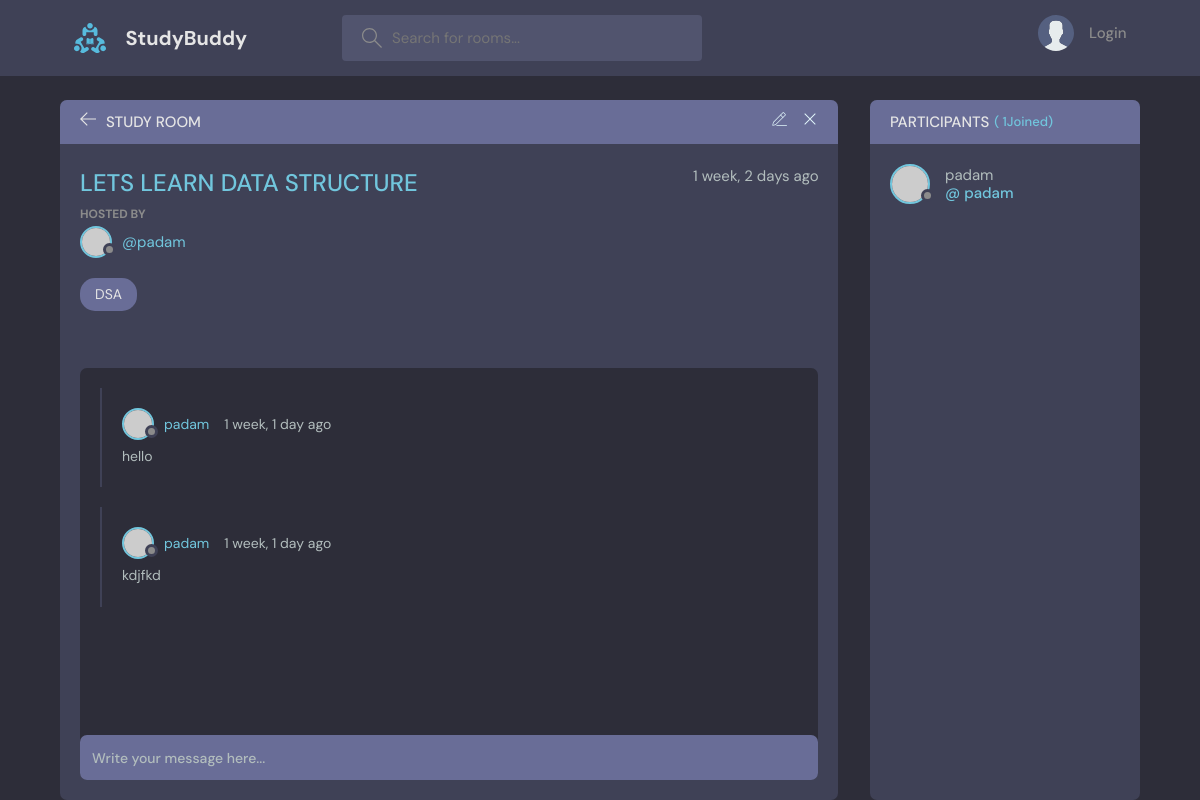
/room/15/, run on an earlier commit of the app's database.
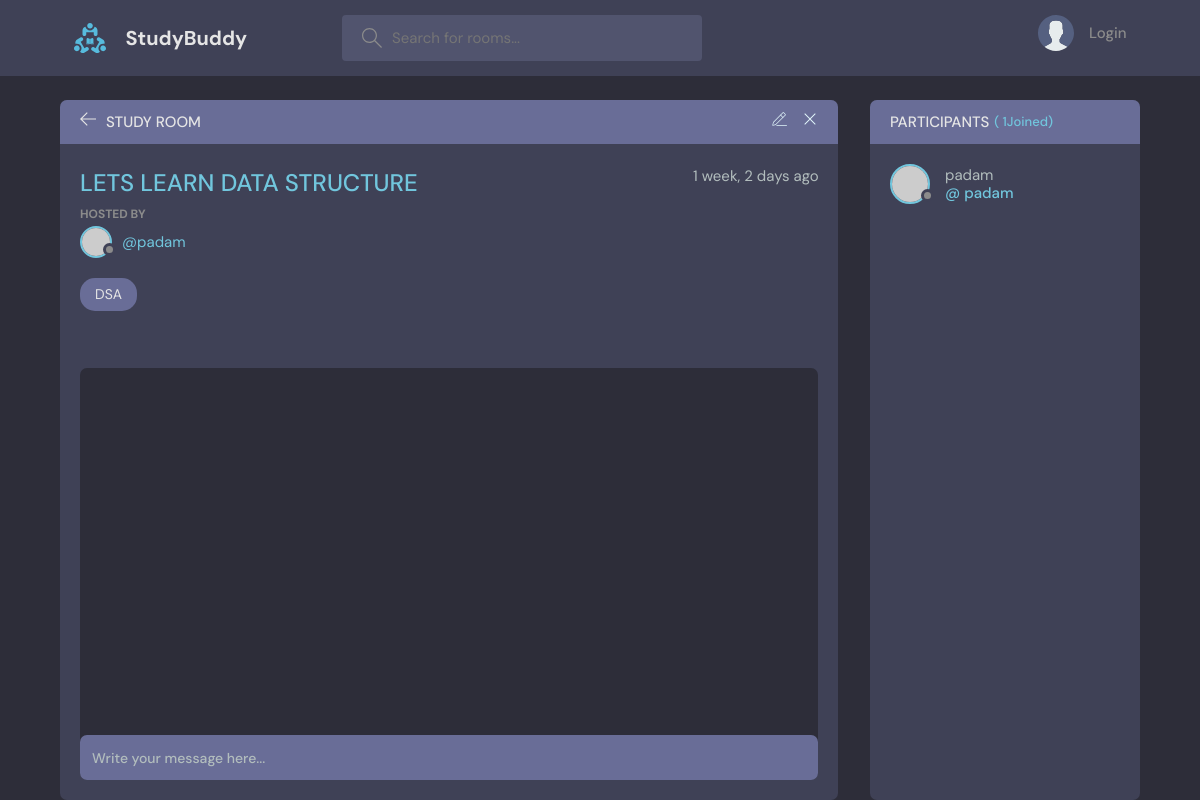
And on a later commit of the database.
### base/models.py (models this page shows, shortened)
class Message(models.Model):
    user = models.ForeignKey(User,on_delete = models.CASCADE)
    room = models.ForeignKey(Room,on_delete=models.CASCADE) #0n_delete= models.CASCADE =>means all the child messages will be deleted
    body= models.TextField()
    updated = models.DateField(auto_now = True)
    created = models.DateTimeField(auto_now_add = True)
    class Meta:
        ordering = ['-updated','-created']

### base/views.py (the view, shortened to what this page needs)
# urls.py: path('room/<str:pk>/',views.room,name="room"),
def room(request,pk):
    room = Room.objects.get(id=pk)
    room_message = room.message_set.all().order_by('-created')
    participants = room.participants.all()
    context = {
        'rooms': room,
        'room_messages':room_message,
        'participant':participants
        }
    return render(request,'base/room.html',context)

### base/models.py (called while the page is built)
    def __str__(self):
        return self.name

### base/templates/base/room.html (shortened to what this page needs)
{% extends 'main.html' %}
{% block content%}
    <main class="profile-page layout layout--2">
      <div class="container">
        <div class="room">
          <div class="room__top">
            <div class="room__topLeft">
              <a href="{% url 'home' %}">
                <svg version="1.1" xmlns="http://www.w3.org/2000/svg" width="32" height="32" viewBox="0 0 32 32">
                  <title>arrow-left</title>
                  <path
                    d="M13.723 2.286l-13.723 13.714 13.719 13.714 1.616-1.611-10.96-10.96h27.625v-2.286h-27.625l10.965-10.965-1.616-1.607z"
                  ></path>
                </svg>
              </a>
              <h3>Study Room</h3>
            </div>
        {% if room.host == room.user %}
            <div class="room__topRight">
              <a href="{% url 'update-room' rooms.id %}">
              </a>
              <a href="{% url 'delete-room' rooms.id %}">
                <svg version="1.1" xmlns="http://www.w3.org/2000/svg" width="32" height="32" viewBox="0 0 32 32">
                  <title>remove</title>
                  <path
                    d="M27.314 6.019l-1.333-1.333-9.98 9.981-9.981-9.981-1.333 1.333 9.981 9.981-9.981 9.98 1.333 1.333 9.981-9.98 9.98 9.98 1.333-1.333-9.98-9.98 9.98-9.981z"
                  ></path>
                </svg>
              </a>
            </div>
          {% endif %}
          </div>
          <div class="room__box scroll">
            <div class="room__header scroll">
              <div class="room__info">
                <h3>{{rooms.name}}</h3>
                <span>{{rooms.created |timesince}} ago</span>
              </div>
              <div class="room__hosted">
                <p>Hosted By</p>
                <a href="{% url 'userProfile' rooms.host.id %}" class="room__author">
                  <div class="avatar avatar--small">
                    <img src="https://randomuser.me/api/portraits/men/37.jpg" />
                  </div>
                  <span>@{{rooms.host.username}}</span>
                </a>
              </div>
              <span class="room__topics">{{rooms.topic}}</span>
            </div>
            <div class="room__conversation">
              <div class="threads scroll">
                {% for message in room_messages %}
                <div class="thread">
                  <div class="thread__top">
                    <div class="thread__author">
                      <a href="{% url 'userProfile' message.user.id %}" class="thread__authorInfo">
                        <div class="avatar avatar--small">
                          <img src="https://randomuser.me/api/portraits/men/37.jpg" />
                        </div>
                        <span>{{message.user.username}}</span>
                      </a>
                      <span class="thread__date">{{message.created|timesince}} ago</span>
                    </div>
                  </div>
                  <div class="thread__details">
                 {{message.body}}
                  </div>
                </div>
                {% endfor %}
              </div>
            </div>
          </div>
          <div class="room__message">
            <form action="" method="POST">
              <input name="body" placeholder="Write your message here..." />
            </form>
          </div>
        </div>
        <div class="participants">
          <h3 class="participants__top">Participants <span>( {{participant.count }}Joined)</span></h3>
          <div class="participants__list scroll">
            {% for users in participant %}
            <a href="{% url 'userProfile' users.id %}" class="participant">
              <div class="avatar avatar--medium">
                <img src="https://randomuser.me/api/portraits/men/37.jpg" />
              </div>
              <p>
                {{users.username}}
                <span>@ {{users.username}}</span>
              </p>
            </a>
           {% endfor %}
          </div>
        </div>
      </div>
    </main>
{% endblock content%}

What changed in the data, as far as the page shows it:
removed Message: user.username "padam", created "1 week, 1 day", body "hello"
removed Message: user.username "padam", created "1 week, 1 day", body "kdjfkd"
